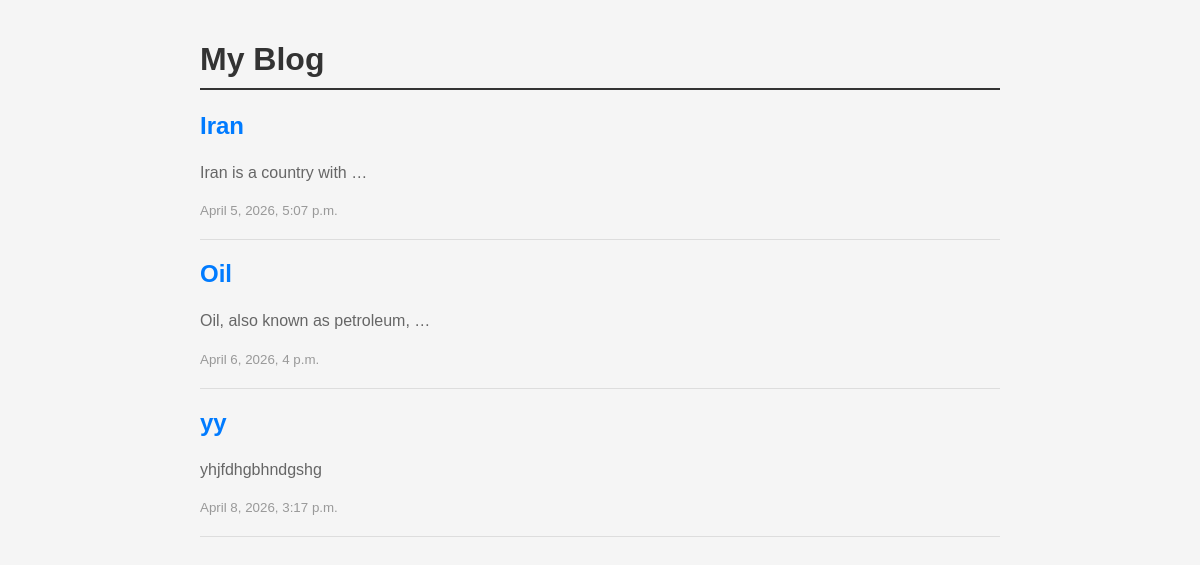
The page /blog/ on the database as committed earlier.
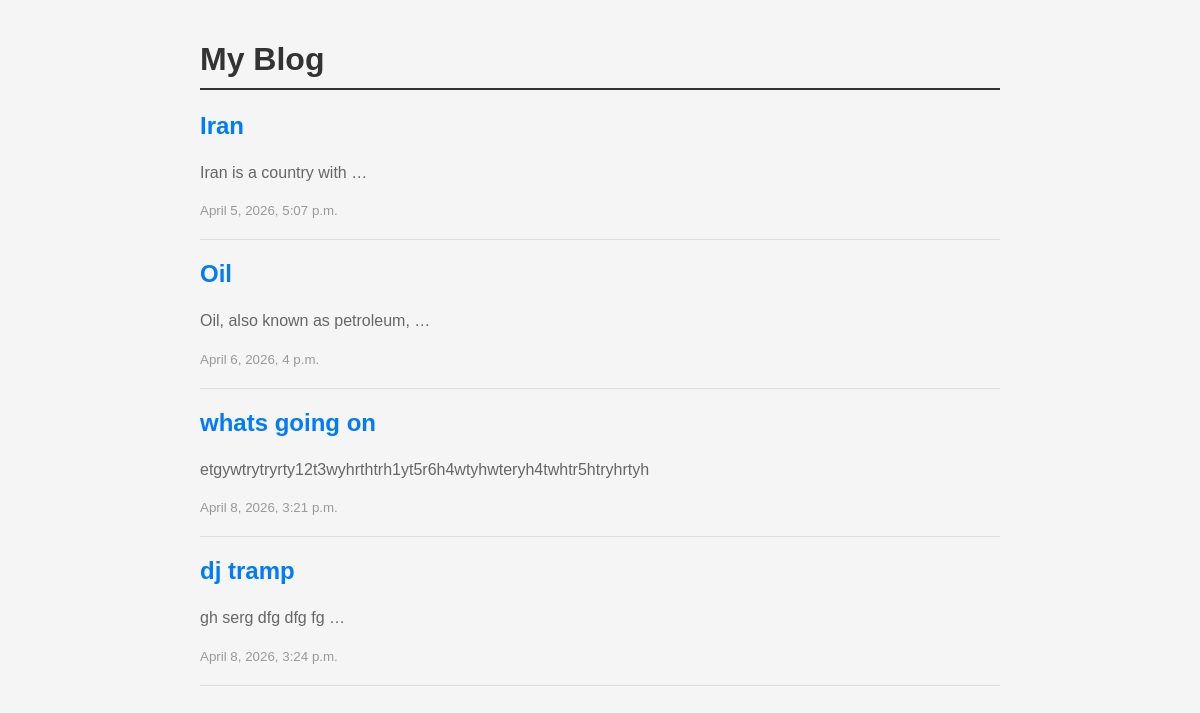
The same page on the database as committed later.
### blog/models.py (models this page shows, shortened)
class Post(models.Model):
    title = models.CharField(max_length=200)
    body = models.TextField()
    created_at = models.DateTimeField(auto_now_add=True)

### blog/views.py (the view)
# urls.py: path('', views.post_list, name='post_list'),
def post_list(request):
    posts = Post.objects.all()
    return render(request, 'blog/post_list.html', {'posts': posts})

### blog/templates/blog/post_list.html (shortened to what this page needs)
{% load static %}
<!DOCTYPE html>
<html>
<head>
    <link rel="stylesheet" href="{% static 'blog/style.css' %}">
</head>
<body>
    <h1>My Blog</h1>
    {% for post in posts %}
        <h2><a href="{% url 'post_detail' post.pk %}">{{ post.title }}</a></h2>
        <p>{{ post.body|truncatewords:5 }}</p>
        <small>{{ post.created_at }}</small>
        <hr>
    {% endfor %}
</body>
</html>

### blog/static/blog/style.css (style rules this page uses)
body { font-family: Arial, sans-serif; max-width: 800px; margin: 0 auto; padding: 20px; background-color: #f5f5f5; }
h1 { color: #333; border-bottom: 2px solid #333; padding-bottom: 10px; }
h2 a { color: #007bff; text-decoration: none; }
p { color: #666; line-height: 1.6; }
small { color: #999; }
hr { border: none; border-top: 1px solid #ddd; margin: 20px 0; }
a { color: #007bff; }

Rows that differ between the two databases and show on the page:
removed Post: title "yy", body "yhjfdhgbhndgshg", created_at "April 8, 2026, 3:17 p.m."
added Post: title "whats going on", body "etgywtrytryrty12t3wyhrthtrh1yt5r6h4wtyhwteryh4twhtr5htryhrtyh", created_at "April 8, 2026, 3:21 p.m."
added Post: title "dj tramp", body "gh serg dfg dfg fg …", created_at "April 8, 2026, 3:24 p.m."
